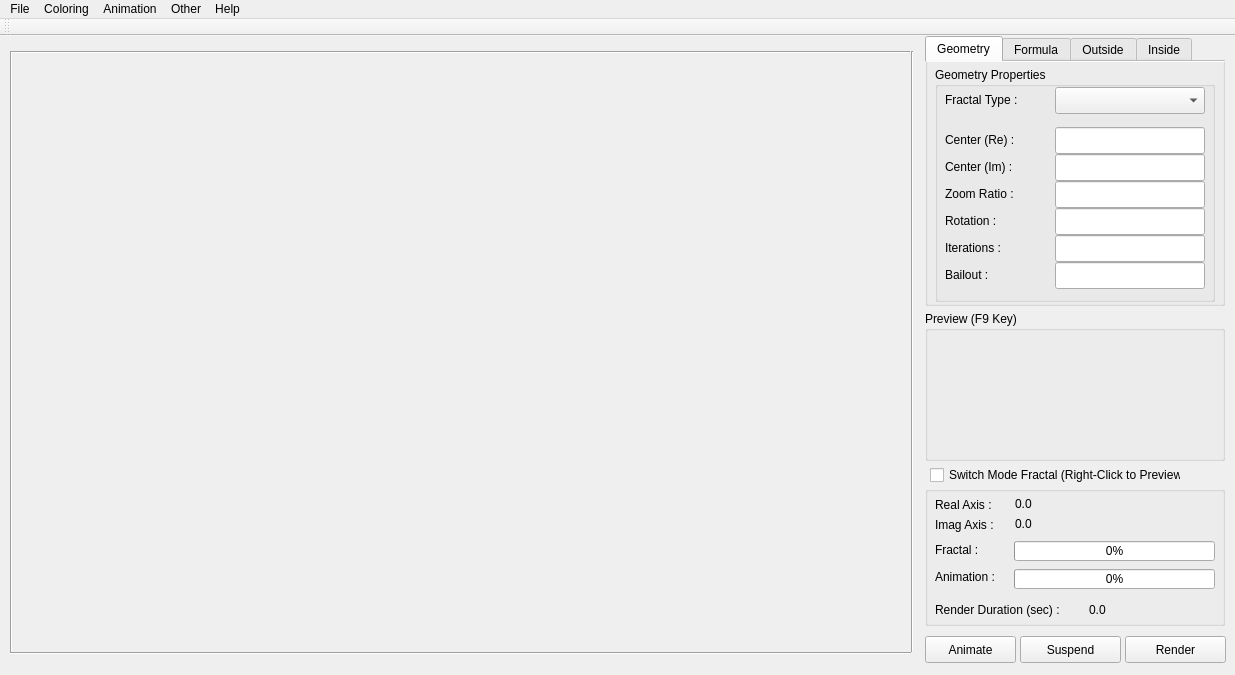
<?xml version="1.0" encoding="UTF-8"?>
<ui version="4.0">
 <class>Fractoria</class>
 <widget class="QMainWindow" name="Fractoria">
  <property name="geometry">
   <rect>
    <x>0</x>
    <y>0</y>
    <width>1235</width>
    <height>675</height>
   </rect>
  </property>
  <property name="minimumSize">
   <size>
    <width>1235</width>
    <height>675</height>
   </size>
  </property>
  <property name="maximumSize">
   <size>
    <width>1235</width>
    <height>675</height>
   </size>
  </property>
  <property name="windowTitle">
   <string>Fractoria</string>
  </property>
  <widget class="QWidget" name="centralWidget">
   <widget class="QTabWidget" name="tabWidget">
    <property name="geometry">
     <rect>
      <x>925</x>
      <y>0</y>
      <width>300</width>
      <height>280</height>
     </rect>
    </property>
    <property name="font">
     <font>
      <kerning>true</kerning>
     </font>
    </property>
    <property name="mouseTracking">
     <bool>true</bool>
    </property>
    <property name="autoFillBackground">
     <bool>false</bool>
    </property>
    <property name="currentIndex">
     <number>0</number>
    </property>
    <property name="documentMode">
     <bool>true</bool>
    </property>
    <property name="movable">
     <bool>false</bool>
    </property>
    <widget class="QWidget" name="tab_1">
     <attribute name="title">
      <string>Geometry</string>
     </attribute>
     <widget class="QComboBox" name="fractalTypeComboBox1">
      <property name="geometry">
       <rect>
        <x>130</x>
        <y>25</y>
        <width>150</width>
        <height>27</height>
       </rect>
      </property>
     </widget>
     <widget class="QLabel" name="label">
      <property name="geometry">
       <rect>
        <x>20</x>
        <y>23</y>
        <width>100</width>
        <height>30</height>
       </rect>
      </property>
      <property name="text">
       <string>Fractal Type :</string>
      </property>
     </widget>
     <widget class="QLineEdit" name="xCenterLineEdit">
      <property name="geometry">
       <rect>
        <x>130</x>
        <y>65</y>
        <width>150</width>
        <height>27</height>
       </rect>
      </property>
     </widget>
     <widget class="QLineEdit" name="yCenterLineEdit">
      <property name="geometry">
       <rect>
        <x>130</x>
        <y>92</y>
        <width>150</width>
        <height>27</height>
       </rect>
      </property>
     </widget>
     <widget class="QLineEdit" name="zoomRatioLineEdit">
      <property name="geometry">
       <rect>
        <x>130</x>
        <y>119</y>
        <width>150</width>
        <height>27</height>
       </rect>
      </property>
     </widget>
     <widget class="QLineEdit" name="rotationLineEdit">
      <property name="geometry">
       <rect>
        <x>130</x>
        <y>146</y>
        <width>150</width>
        <height>27</height>
       </rect>
      </property>
     </widget>
     <widget class="QLineEdit" name="iterationsLineEdit">
      <property name="geometry">
       <rect>
        <x>130</x>
        <y>173</y>
        <width>150</width>
        <height>27</height>
       </rect>
      </property>
     </widget>
     <widget class="QLineEdit" name="bailoutLineEdit">
      <property name="geometry">
       <rect>
        <x>130</x>
        <y>200</y>
        <width>150</width>
        <height>27</height>
       </rect>
      </property>
     </widget>
     <widget class="QLabel" name="label_2">
      <property name="geometry">
       <rect>
        <x>20</x>
        <y>63</y>
        <width>100</width>
        <height>30</height>
       </rect>
      </property>
      <property name="text">
       <string>Center (Re) :</string>
      </property>
     </widget>
     <widget class="QLabel" name="label_3">
      <property name="geometry">
       <rect>
        <x>20</x>
        <y>90</y>
        <width>100</width>
        <height>30</height>
       </rect>
      </property>
      <property name="text">
       <string>Center (Im) :</string>
      </property>
     </widget>
     <widget class="QLabel" name="label_4">
      <property name="geometry">
       <rect>
        <x>20</x>
        <y>117</y>
        <width>100</width>
        <height>30</height>
       </rect>
      </property>
      <property name="text">
       <string>Zoom Ratio :</string>
      </property>
     </widget>
     <widget class="QLabel" name="label_5">
      <property name="geometry">
       <rect>
        <x>20</x>
        <y>144</y>
        <width>100</width>
        <height>30</height>
       </rect>
      </property>
      <property name="text">
       <string>Rotation :</string>
      </property>
     </widget>
     <widget class="QLabel" name="label_6">
      <property name="geometry">
       <rect>
        <x>20</x>
        <y>171</y>
        <width>100</width>
        <height>30</height>
       </rect>
      </property>
      <property name="text">
       <string>Iterations :</string>
      </property>
     </widget>
     <widget class="QLabel" name="label_7">
      <property name="geometry">
       <rect>
        <x>20</x>
        <y>198</y>
        <width>100</width>
        <height>30</height>
       </rect>
      </property>
      <property name="text">
       <string>Bailout :</string>
      </property>
     </widget>
     <widget class="QGroupBox" name="groupBox_3">
      <property name="geometry">
       <rect>
        <x>10</x>
        <y>5</y>
        <width>280</width>
        <height>235</height>
       </rect>
      </property>
      <property name="title">
       <string>Geometry Properties</string>
      </property>
     </widget>
     <zorder>groupBox_3</zorder>
     <zorder>fractalTypeComboBox1</zorder>
     <zorder>label</zorder>
     <zorder>xCenterLineEdit</zorder>
     <zorder>yCenterLineEdit</zorder>
     <zorder>zoomRatioLineEdit</zorder>
     <zorder>rotationLineEdit</zorder>
     <zorder>iterationsLineEdit</zorder>
     <zorder>bailoutLineEdit</zorder>
     <zorder>label_2</zorder>
     <zorder>label_3</zorder>
     <zorder>label_4</zorder>
     <zorder>label_5</zorder>
     <zorder>label_6</zorder>
     <zorder>label_7</zorder>
    </widget>
    <widget class="QWidget" name="tab_2">
     <attribute name="title">
      <string>Formula</string>
     </attribute>
     <widget class="QLineEdit" name="control5LineEdit">
      <property name="geometry">
       <rect>
        <x>130</x>
        <y>173</y>
        <width>150</width>
        <height>27</height>
       </rect>
      </property>
     </widget>
     <widget class="QLineEdit" name="control3LineEdit">
      <property name="geometry">
       <rect>
        <x>130</x>
        <y>119</y>
        <width>150</width>
        <height>27</height>
       </rect>
      </property>
     </widget>
     <widget class="QLineEdit" name="control1LineEdit">
      <property name="geometry">
       <rect>
        <x>130</x>
        <y>65</y>
        <width>150</width>
        <height>27</height>
       </rect>
      </property>
     </widget>
     <widget class="QLabel" name="control5Label">
      <property name="geometry">
       <rect>
        <x>20</x>
        <y>171</y>
        <width>100</width>
        <height>30</height>
       </rect>
      </property>
      <property name="text">
       <string>Control #5 :</string>
      </property>
     </widget>
     <widget class="QLineEdit" name="control6LineEdit">
      <property name="geometry">
       <rect>
        <x>130</x>
        <y>200</y>
        <width>150</width>
        <height>27</height>
       </rect>
      </property>
     </widget>
     <widget class="QLabel" name="control3Label">
      <property name="geometry">
       <rect>
        <x>20</x>
        <y>117</y>
        <width>100</width>
        <height>30</height>
       </rect>
      </property>
      <property name="text">
       <string>Control #3 :</string>
      </property>
     </widget>
     <widget class="QLabel" name="control6Label">
      <property name="geometry">
       <rect>
        <x>20</x>
        <y>198</y>
        <width>100</width>
        <height>30</height>
       </rect>
      </property>
      <property name="text">
       <string>Control #6 :</string>
      </property>
     </widget>
     <widget class="QLineEdit" name="control4LineEdit">
      <property name="geometry">
       <rect>
        <x>130</x>
        <y>146</y>
        <width>150</width>
        <height>27</height>
       </rect>
      </property>
     </widget>
     <widget class="QLabel" name="control4Label">
      <property name="geometry">
       <rect>
        <x>20</x>
        <y>144</y>
        <width>100</width>
        <height>30</height>
       </rect>
      </property>
      <property name="text">
       <string>Control #4 :</string>
      </property>
     </widget>
     <widget class="QLabel" name="label_21">
      <property name="geometry">
       <rect>
        <x>20</x>
        <y>23</y>
        <width>100</width>
        <height>30</height>
       </rect>
      </property>
      <property name="text">
       <string>Fractal Type :</string>
      </property>
     </widget>
     <widget class="QLineEdit" name="control2LineEdit">
      <property name="geometry">
       <rect>
        <x>130</x>
        <y>92</y>
        <width>150</width>
        <height>27</height>
       </rect>
      </property>
     </widget>
     <widget class="QLabel" name="control2Label">
      <property name="geometry">
       <rect>
        <x>20</x>
        <y>90</y>
        <width>100</width>
        <height>30</height>
       </rect>
      </property>
      <property name="text">
       <string>Control #2 :</string>
      </property>
     </widget>
     <widget class="QLabel" name="control1Label">
      <property name="geometry">
       <rect>
        <x>20</x>
        <y>63</y>
        <width>100</width>
        <height>30</height>
       </rect>
      </property>
      <property name="text">
       <string>Control #1 :</string>
      </property>
     </widget>
     <widget class="QComboBox" name="fractalTypeComboBox2">
      <property name="geometry">
       <rect>
        <x>130</x>
        <y>25</y>
        <width>150</width>
        <height>27</height>
       </rect>
      </property>
     </widget>
     <widget class="QGroupBox" name="groupBox_4">
      <property name="geometry">
       <rect>
        <x>10</x>
        <y>5</y>
        <width>280</width>
        <height>235</height>
       </rect>
      </property>
      <property name="title">
       <string>Formula Properties</string>
      </property>
     </widget>
     <zorder>groupBox_4</zorder>
     <zorder>control5LineEdit</zorder>
     <zorder>control3LineEdit</zorder>
     <zorder>control1LineEdit</zorder>
     <zorder>control5Label</zorder>
     <zorder>control6LineEdit</zorder>
     <zorder>control3Label</zorder>
     <zorder>control6Label</zorder>
     <zorder>control4LineEdit</zorder>
     <zorder>control4Label</zorder>
     <zorder>label_21</zorder>
     <zorder>control2LineEdit</zorder>
     <zorder>control2Label</zorder>
     <zorder>control1Label</zorder>
     <zorder>fractalTypeComboBox2</zorder>
    </widget>
    <widget class="QWidget" name="tab_3">
     <attribute name="title">
      <string>Outside</string>
     </attribute>
     <widget class="QLabel" name="label_24">
      <property name="geometry">
       <rect>
        <x>20</x>
        <y>198</y>
        <width>100</width>
        <height>30</height>
       </rect>
      </property>
      <property name="text">
       <string>Blue :</string>
      </property>
     </widget>
     <widget class="QLabel" name="label_25">
      <property name="geometry">
       <rect>
        <x>20</x>
        <y>138</y>
        <width>100</width>
        <height>30</height>
       </rect>
      </property>
      <property name="text">
       <string>Red :</string>
      </property>
     </widget>
     <widget class="QLabel" name="label_26">
      <property name="geometry">
       <rect>
        <x>20</x>
        <y>168</y>
        <width>100</width>
        <height>30</height>
       </rect>
      </property>
      <property name="text">
       <string>Green :</string>
      </property>
     </widget>
     <widget class="QLineEdit" name="outsideRedColorAdderLineEdit">
      <property name="geometry">
       <rect>
        <x>130</x>
        <y>30</y>
        <width>150</width>
        <height>27</height>
       </rect>
      </property>
     </widget>
     <widget class="QLabel" name="label_27">
      <property name="geometry">
       <rect>
        <x>20</x>
        <y>28</y>
        <width>100</width>
        <height>30</height>
       </rect>
      </property>
      <property name="text">
       <string>Red :</string>
      </property>
     </widget>
     <widget class="QLineEdit" name="outsideGreenColorMultiplierLineEdit">
      <property name="geometry">
       <rect>
        <x>130</x>
        <y>170</y>
        <width>150</width>
        <height>27</height>
       </rect>
      </property>
     </widget>
     <widget class="QLabel" name="label_29">
      <property name="geometry">
       <rect>
        <x>20</x>
        <y>88</y>
        <width>100</width>
        <height>30</height>
       </rect>
      </property>
      <property name="text">
       <string>Blue :</string>
      </property>
     </widget>
     <widget class="QLineEdit" name="outsideBlueColorMultiplierLineEdit">
      <property name="geometry">
       <rect>
        <x>130</x>
        <y>200</y>
        <width>150</width>
        <height>27</height>
       </rect>
      </property>
     </widget>
     <widget class="QLineEdit" name="outsideGreenColorAdderLineEdit">
      <property name="geometry">
       <rect>
        <x>130</x>
        <y>60</y>
        <width>150</width>
        <height>27</height>
       </rect>
      </property>
     </widget>
     <widget class="QLineEdit" name="outsideRedColorMultiplierLineEdit">
      <property name="geometry">
       <rect>
        <x>130</x>
        <y>140</y>
        <width>150</width>
        <height>27</height>
       </rect>
      </property>
     </widget>
     <widget class="QLabel" name="label_30">
      <property name="geometry">
       <rect>
        <x>20</x>
        <y>58</y>
        <width>100</width>
        <height>30</height>
       </rect>
      </property>
      <property name="text">
       <string>Green :</string>
      </property>
     </widget>
     <widget class="QLineEdit" name="outsideBlueColorAdderLineEdit">
      <property name="geometry">
       <rect>
        <x>130</x>
        <y>90</y>
        <width>150</width>
        <height>27</height>
       </rect>
      </property>
     </widget>
     <widget class="Line" name="line_32">
      <property name="geometry">
       <rect>
        <x>0</x>
        <y>240</y>
        <width>311</width>
        <height>20</height>
       </rect>
      </property>
      <property name="orientation">
       <enum>Qt::Horizontal</enum>
      </property>
     </widget>
     <widget class="QGroupBox" name="groupBox_6">
      <property name="geometry">
       <rect>
        <x>10</x>
        <y>5</y>
        <width>280</width>
        <height>235</height>
       </rect>
      </property>
      <property name="title">
       <string>Outside Color Adder</string>
      </property>
      <widget class="QPushButton" name="outsideColorPalette">
       <property name="geometry">
        <rect>
         <x>170</x>
         <y>0</y>
         <width>101</width>
         <height>20</height>
        </rect>
       </property>
       <property name="text">
        <string>Color Palette</string>
       </property>
      </widget>
     </widget>
     <widget class="QGroupBox" name="groupBox_7">
      <property name="geometry">
       <rect>
        <x>10</x>
        <y>120</y>
        <width>280</width>
        <height>121</height>
       </rect>
      </property>
      <property name="title">
       <string>Outside Color Multiplier</string>
      </property>
     </widget>
     <zorder>groupBox_7</zorder>
     <zorder>groupBox_6</zorder>
     <zorder>label_24</zorder>
     <zorder>label_25</zorder>
     <zorder>label_26</zorder>
     <zorder>outsideRedColorAdderLineEdit</zorder>
     <zorder>label_27</zorder>
     <zorder>outsideGreenColorMultiplierLineEdit</zorder>
     <zorder>label_29</zorder>
     <zorder>outsideBlueColorMultiplierLineEdit</zorder>
     <zorder>outsideGreenColorAdderLineEdit</zorder>
     <zorder>outsideRedColorMultiplierLineEdit</zorder>
     <zorder>label_30</zorder>
     <zorder>outsideBlueColorAdderLineEdit</zorder>
     <zorder>line_32</zorder>
    </widget>
    <widget class="QWidget" name="tab_4">
     <attribute name="title">
      <string>Inside</string>
     </attribute>
     <widget class="QLabel" name="label_31">
      <property name="geometry">
       <rect>
        <x>20</x>
        <y>28</y>
        <width>100</width>
        <height>30</height>
       </rect>
      </property>
      <property name="text">
       <string>Red :</string>
      </property>
     </widget>
     <widget class="QLabel" name="label_32">
      <property name="geometry">
       <rect>
        <x>20</x>
        <y>198</y>
        <width>100</width>
        <height>30</height>
       </rect>
      </property>
      <property name="text">
       <string>Blue :</string>
      </property>
     </widget>
     <widget class="QLineEdit" name="insideBlueColorAdderLineEdit">
      <property name="geometry">
       <rect>
        <x>130</x>
        <y>90</y>
        <width>150</width>
        <height>27</height>
       </rect>
      </property>
     </widget>
     <widget class="QLineEdit" name="insideRedColorAdderLineEdit">
      <property name="geometry">
       <rect>
        <x>130</x>
        <y>30</y>
        <width>150</width>
        <height>27</height>
       </rect>
      </property>
     </widget>
     <widget class="QLabel" name="label_34">
      <property name="geometry">
       <rect>
        <x>20</x>
        <y>138</y>
        <width>100</width>
        <height>30</height>
       </rect>
      </property>
      <property name="text">
       <string>Red :</string>
      </property>
     </widget>
     <widget class="QLineEdit" name="insideRedColorMultiplierLineEdit">
      <property name="geometry">
       <rect>
        <x>130</x>
        <y>140</y>
        <width>150</width>
        <height>27</height>
       </rect>
      </property>
     </widget>
     <widget class="QLabel" name="label_35">
      <property name="geometry">
       <rect>
        <x>20</x>
        <y>58</y>
        <width>100</width>
        <height>30</height>
       </rect>
      </property>
      <property name="text">
       <string>Green :</string>
      </property>
     </widget>
     <widget class="QLabel" name="label_36">
      <property name="geometry">
       <rect>
        <x>20</x>
        <y>88</y>
        <width>100</width>
        <height>30</height>
       </rect>
      </property>
      <property name="text">
       <string>Blue :</string>
      </property>
     </widget>
     <widget class="QLabel" name="label_37">
      <property name="geometry">
       <rect>
        <x>20</x>
        <y>168</y>
        <width>100</width>
        <height>30</height>
       </rect>
      </property>
      <property name="text">
       <string>Green :</string>
      </property>
     </widget>
     <widget class="QLineEdit" name="insideBlueColorMultiplierLineEdit">
      <property name="geometry">
       <rect>
        <x>130</x>
        <y>200</y>
        <width>150</width>
        <height>27</height>
       </rect>
      </property>
     </widget>
     <widget class="QLineEdit" name="insideGreenColorMultiplierLineEdit">
      <property name="geometry">
       <rect>
        <x>130</x>
        <y>170</y>
        <width>150</width>
        <height>27</height>
       </rect>
      </property>
     </widget>
     <widget class="QLineEdit" name="insideGreenColorAdderLineEdit">
      <property name="geometry">
       <rect>
        <x>130</x>
        <y>60</y>
        <width>150</width>
        <height>27</height>
       </rect>
      </property>
     </widget>
     <widget class="QGroupBox" name="groupBox_8">
      <property name="geometry">
       <rect>
        <x>10</x>
        <y>5</y>
        <width>280</width>
        <height>235</height>
       </rect>
      </property>
      <property name="title">
       <string>Inside Color Adder</string>
      </property>
      <widget class="QGroupBox" name="groupBox_9">
       <property name="geometry">
        <rect>
         <x>0</x>
         <y>120</y>
         <width>280</width>
         <height>121</height>
        </rect>
       </property>
       <property name="title">
        <string>Inside Color Multiplier</string>
       </property>
      </widget>
      <widget class="QPushButton" name="insideColorPalette">
       <property name="geometry">
        <rect>
         <x>170</x>
         <y>0</y>
         <width>101</width>
         <height>20</height>
        </rect>
       </property>
       <property name="text">
        <string>Color Palette</string>
       </property>
      </widget>
     </widget>
     <zorder>label_34</zorder>
     <zorder>groupBox_8</zorder>
     <zorder>label_31</zorder>
     <zorder>label_32</zorder>
     <zorder>insideBlueColorAdderLineEdit</zorder>
     <zorder>insideRedColorAdderLineEdit</zorder>
     <zorder>insideRedColorMultiplierLineEdit</zorder>
     <zorder>label_35</zorder>
     <zorder>label_36</zorder>
     <zorder>label_37</zorder>
     <zorder>insideBlueColorMultiplierLineEdit</zorder>
     <zorder>insideGreenColorMultiplierLineEdit</zorder>
     <zorder>insideGreenColorAdderLineEdit</zorder>
    </widget>
   </widget>
   <widget class="QPushButton" name="renderButton">
    <property name="geometry">
     <rect>
      <x>1125</x>
      <y>600</y>
      <width>101</width>
      <height>27</height>
     </rect>
    </property>
    <property name="text">
     <string>Render</string>
    </property>
   </widget>
   <widget class="QPushButton" name="animateButton">
    <property name="geometry">
     <rect>
      <x>925</x>
      <y>600</y>
      <width>91</width>
      <height>27</height>
     </rect>
    </property>
    <property name="text">
     <string>Animate</string>
    </property>
   </widget>
   <widget class="QCheckBox" name="switchModeCheckBox">
    <property name="geometry">
     <rect>
      <x>930</x>
      <y>428</y>
      <width>251</width>
      <height>22</height>
     </rect>
    </property>
    <property name="text">
     <string>Switch Mode Fractal (Right-Click to Preview)</string>
    </property>
   </widget>
   <widget class="QLabel" name="fractalLabel">
    <property name="geometry">
     <rect>
      <x>10</x>
      <y>15</y>
      <width>900</width>
      <height>600</height>
     </rect>
    </property>
    <property name="mouseTracking">
     <bool>true</bool>
    </property>
    <property name="text">
     <string/>
    </property>
    <property name="margin">
     <number>0</number>
    </property>
   </widget>
   <widget class="QLabel" name="previewLabel">
    <property name="geometry">
     <rect>
      <x>985</x>
      <y>295</y>
      <width>180</width>
      <height>120</height>
     </rect>
    </property>
    <property name="text">
     <string/>
    </property>
    <property name="alignment">
     <set>Qt::AlignCenter</set>
    </property>
   </widget>
   <widget class="Line" name="line_34">
    <property name="geometry">
     <rect>
      <x>10</x>
      <y>15</y>
      <width>900</width>
      <height>3</height>
     </rect>
    </property>
    <property name="orientation">
     <enum>Qt::Horizontal</enum>
    </property>
   </widget>
   <widget class="Line" name="line_35">
    <property name="geometry">
     <rect>
      <x>10</x>
      <y>616</y>
      <width>901</width>
      <height>3</height>
     </rect>
    </property>
    <property name="orientation">
     <enum>Qt::Horizontal</enum>
    </property>
   </widget>
   <widget class="Line" name="line_36">
    <property name="geometry">
     <rect>
      <x>911</x>
      <y>15</y>
      <width>3</width>
      <height>601</height>
     </rect>
    </property>
    <property name="orientation">
     <enum>Qt::Vertical</enum>
    </property>
   </widget>
   <widget class="Line" name="line_37">
    <property name="geometry">
     <rect>
      <x>10</x>
      <y>15</y>
      <width>3</width>
      <height>601</height>
     </rect>
    </property>
    <property name="orientation">
     <enum>Qt::Vertical</enum>
    </property>
   </widget>
   <widget class="QGroupBox" name="groupBox">
    <property name="geometry">
     <rect>
      <x>925</x>
      <y>275</y>
      <width>300</width>
      <height>150</height>
     </rect>
    </property>
    <property name="title">
     <string>Preview (F9 Key)</string>
    </property>
   </widget>
   <widget class="QGroupBox" name="groupBox_2">
    <property name="geometry">
     <rect>
      <x>925</x>
      <y>450</y>
      <width>300</width>
      <height>140</height>
     </rect>
    </property>
    <property name="title">
     <string/>
    </property>
    <widget class="QLabel" name="yAxisMouseCoordinates">
     <property name="geometry">
      <rect>
       <x>90</x>
       <y>30</y>
       <width>201</width>
       <height>16</height>
      </rect>
     </property>
     <property name="text">
      <string>0.0</string>
     </property>
    </widget>
    <widget class="QLabel" name="label_10">
     <property name="geometry">
      <rect>
       <x>10</x>
       <y>30</y>
       <width>61</width>
       <height>17</height>
      </rect>
     </property>
     <property name="text">
      <string>Imag Axis :</string>
     </property>
    </widget>
    <widget class="QLabel" name="xAxisMouseCoordinates">
     <property name="geometry">
      <rect>
       <x>90</x>
       <y>10</y>
       <width>201</width>
       <height>16</height>
      </rect>
     </property>
     <property name="text">
      <string>0.0</string>
     </property>
    </widget>
    <widget class="QLabel" name="label_9">
     <property name="geometry">
      <rect>
       <x>10</x>
       <y>10</y>
       <width>71</width>
       <height>17</height>
      </rect>
     </property>
     <property name="text">
      <string>Real Axis :</string>
     </property>
    </widget>
    <widget class="QProgressBar" name="progressBar">
     <property name="geometry">
      <rect>
       <x>89</x>
       <y>55</y>
       <width>201</width>
       <height>20</height>
      </rect>
     </property>
     <property name="value">
      <number>0</number>
     </property>
    </widget>
    <widget class="QLabel" name="elapsedTimeLabel">
     <property name="geometry">
      <rect>
       <x>164</x>
       <y>113</y>
       <width>121</width>
       <height>21</height>
      </rect>
     </property>
     <property name="text">
      <string>0.0</string>
     </property>
    </widget>
    <widget class="QLabel" name="label_8">
     <property name="geometry">
      <rect>
       <x>10</x>
       <y>113</y>
       <width>151</width>
       <height>21</height>
      </rect>
     </property>
     <property name="text">
      <string>Render Duration (sec) :</string>
     </property>
    </widget>
    <widget class="QLabel" name="label_11">
     <property name="geometry">
      <rect>
       <x>10</x>
       <y>56</y>
       <width>81</width>
       <height>16</height>
      </rect>
     </property>
     <property name="text">
      <string>Fractal :</string>
     </property>
    </widget>
    <widget class="QProgressBar" name="animationProgressBar">
     <property name="geometry">
      <rect>
       <x>89</x>
       <y>83</y>
       <width>201</width>
       <height>20</height>
      </rect>
     </property>
     <property name="value">
      <number>0</number>
     </property>
    </widget>
    <widget class="QLabel" name="label_12">
     <property name="geometry">
      <rect>
       <x>10</x>
       <y>83</y>
       <width>81</width>
       <height>16</height>
      </rect>
     </property>
     <property name="text">
      <string>Animation :</string>
     </property>
    </widget>
   </widget>
   <widget class="QGroupBox" name="groupBox_5">
    <property name="geometry">
     <rect>
      <x>925</x>
      <y>20</y>
      <width>300</width>
      <height>250</height>
     </rect>
    </property>
    <property name="title">
     <string/>
    </property>
   </widget>
   <widget class="QPushButton" name="suspendButton">
    <property name="geometry">
     <rect>
      <x>1020</x>
      <y>600</y>
      <width>101</width>
      <height>27</height>
     </rect>
    </property>
    <property name="text">
     <string>Suspend</string>
    </property>
   </widget>
   <zorder>groupBox_5</zorder>
   <zorder>groupBox_2</zorder>
   <zorder>groupBox</zorder>
   <zorder>fractalLabel</zorder>
   <zorder>tabWidget</zorder>
   <zorder>renderButton</zorder>
   <zorder>animateButton</zorder>
   <zorder>switchModeCheckBox</zorder>
   <zorder>previewLabel</zorder>
   <zorder>line_34</zorder>
   <zorder>line_35</zorder>
   <zorder>line_36</zorder>
   <zorder>line_37</zorder>
   <zorder>suspendButton</zorder>
  </widget>
  <widget class="QMenuBar" name="menuBar">
   <property name="geometry">
    <rect>
     <x>0</x>
     <y>0</y>
     <width>1235</width>
     <height>26</height>
    </rect>
   </property>
   <widget class="QMenu" name="menuFile">
    <property name="title">
     <string>File</string>
    </property>
    <addaction name="actionSave_Fractal"/>
    <addaction name="separator"/>
    <addaction name="actionOptions"/>
    <addaction name="separator"/>
    <addaction name="actionExit"/>
   </widget>
   <widget class="QMenu" name="menuColoring">
    <property name="title">
     <string>Coloring</string>
    </property>
    <addaction name="actionProperties"/>
   </widget>
   <widget class="QMenu" name="menuAnimation">
    <property name="title">
     <string>Animation</string>
    </property>
    <addaction name="actionAnimationProperties"/>
    <addaction name="actionReset_Animation_Properties"/>
    <addaction name="separator"/>
    <addaction name="actionOpen_Last_Animation"/>
   </widget>
   <widget class="QMenu" name="menuHelp">
    <property name="title">
     <string>Help</string>
    </property>
    <addaction name="actionAbout"/>
   </widget>
   <widget class="QMenu" name="menuOther_Types">
    <property name="title">
     <string>Other</string>
    </property>
    <addaction name="actionIFS"/>
   </widget>
   <addaction name="menuFile"/>
   <addaction name="menuColoring"/>
   <addaction name="menuAnimation"/>
   <addaction name="menuOther_Types"/>
   <addaction name="menuHelp"/>
  </widget>
  <widget class="QToolBar" name="mainToolBar">
   <attribute name="toolBarArea">
    <enum>TopToolBarArea</enum>
   </attribute>
   <attribute name="toolBarBreak">
    <bool>false</bool>
   </attribute>
  </widget>
  <action name="actionSave_Fractal">
   <property name="text">
    <string>Save Fractal</string>
   </property>
  </action>
  <action name="actionOptions">
   <property name="text">
    <string>Options</string>
   </property>
  </action>
  <action name="actionAbout">
   <property name="text">
    <string>About</string>
   </property>
  </action>
  <action name="actionProperties">
   <property name="text">
    <string>Coloring Properties</string>
   </property>
  </action>
  <action name="actionAnimationProperties">
   <property name="text">
    <string>Animation Properties</string>
   </property>
  </action>
  <action name="actionOpen_Last_Animation">
   <property name="text">
    <string>Open Last Animation</string>
   </property>
  </action>
  <action name="actionExit">
   <property name="text">
    <string>Exit</string>
   </property>
  </action>
  <action name="actionReset_Animation_Properties">
   <property name="text">
    <string>Reset Animation Properties</string>
   </property>
  </action>
  <action name="actionIFS">
   <property name="text">
    <string>Iterated Function Systems (IFS)</string>
   </property>
  </action>
 </widget>
 <layoutdefault spacing="6" margin="11"/>
 <tabstops>
  <tabstop>renderButton</tabstop>
  <tabstop>tabWidget</tabstop>
  <tabstop>fractalTypeComboBox1</tabstop>
  <tabstop>xCenterLineEdit</tabstop>
  <tabstop>yCenterLineEdit</tabstop>
  <tabstop>zoomRatioLineEdit</tabstop>
  <tabstop>rotationLineEdit</tabstop>
  <tabstop>iterationsLineEdit</tabstop>
  <tabstop>bailoutLineEdit</tabstop>
  <tabstop>fractalTypeComboBox2</tabstop>
  <tabstop>control1LineEdit</tabstop>
  <tabstop>control2LineEdit</tabstop>
  <tabstop>control3LineEdit</tabstop>
  <tabstop>control4LineEdit</tabstop>
  <tabstop>control5LineEdit</tabstop>
  <tabstop>control6LineEdit</tabstop>
  <tabstop>outsideRedColorAdderLineEdit</tabstop>
  <tabstop>outsideGreenColorAdderLineEdit</tabstop>
  <tabstop>outsideBlueColorAdderLineEdit</tabstop>
  <tabstop>outsideRedColorMultiplierLineEdit</tabstop>
  <tabstop>outsideGreenColorMultiplierLineEdit</tabstop>
  <tabstop>outsideBlueColorMultiplierLineEdit</tabstop>
  <tabstop>outsideColorPalette</tabstop>
  <tabstop>insideRedColorAdderLineEdit</tabstop>
  <tabstop>insideGreenColorAdderLineEdit</tabstop>
  <tabstop>insideBlueColorAdderLineEdit</tabstop>
  <tabstop>insideRedColorMultiplierLineEdit</tabstop>
  <tabstop>insideGreenColorMultiplierLineEdit</tabstop>
  <tabstop>insideBlueColorMultiplierLineEdit</tabstop>
  <tabstop>insideColorPalette</tabstop>
  <tabstop>switchModeCheckBox</tabstop>
  <tabstop>animateButton</tabstop>
 </tabstops>
 <resources/>
 <connections/>
</ui>
